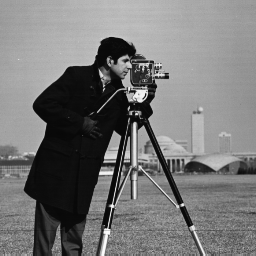
#> input picture trabalhos/Imagens/Fig0222(b)(cameraman).tif, 256 x 256 px, found by its file name
$ python grafico_histograma.py
#> lines starting #> are read from the running program, lines starting #| are printed output that depends on the picture
import cv2
import matplotlib.pyplot as plt

# Leitura das imagens em escala de cinza
img = cv2.imread('Fig0222(b)(cameraman).tif', cv2.IMREAD_GRAYSCALE)
#> img is the input picture: shape (256, 256); min 7, max 253, mean 118.7
img2 = cv2.imread('pratica_2_1_2.png', cv2.IMREAD_GRAYSCALE)
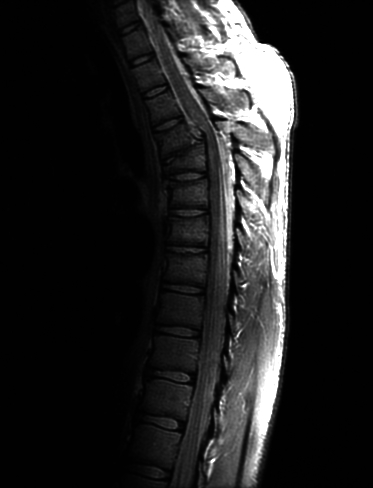
#> input picture trabalhos/lista01/pratica_2_1_2.png, 373 x 488 px
#> img2 is the input picture: shape (488, 373); min 0, max 255, mean 32.6

def plot_histograma(imagem, titulo):
    # Calcula o histograma manualmente
#> called with titulo = 'Histograma - Cameraman'
    histograma = {}
    m, n = imagem.shape
#> m = 256; n = 256
    for i in range(m):
        for j in range(n):
            intensidade = imagem[i, j]
            histograma[intensidade] = histograma.get(intensidade, 0) + 1
#> after the loop, histograma = 247 items

    valores_intensidade = list(histograma.keys())
#> valores_intensidade = 247 values, max 253 at index 246, min 7 at index 237, mean 130
    frequencias = list(histograma.values())
#> frequencias = 247 values, max 1685 at index 58, min 1 at index 246, mean 265.3

    # Plota o histograma
    plt.bar(valores_intensidade, frequencias, width=1.0)
    plt.title(titulo)
    plt.xlabel("Intensidade")
    plt.ylabel("Frequência")

# Cria uma figura com 2 subplots para exibir os histogramas lado a lado
plt.figure(figsize=(12, 5))

plt.subplot(1, 2, 1)
plot_histograma(img, "Histograma - Cameraman")

plt.subplot(1, 2, 2)
plot_histograma(img2, "Histograma - Prática 2.1.2")

plt.tight_layout()
plt.show()
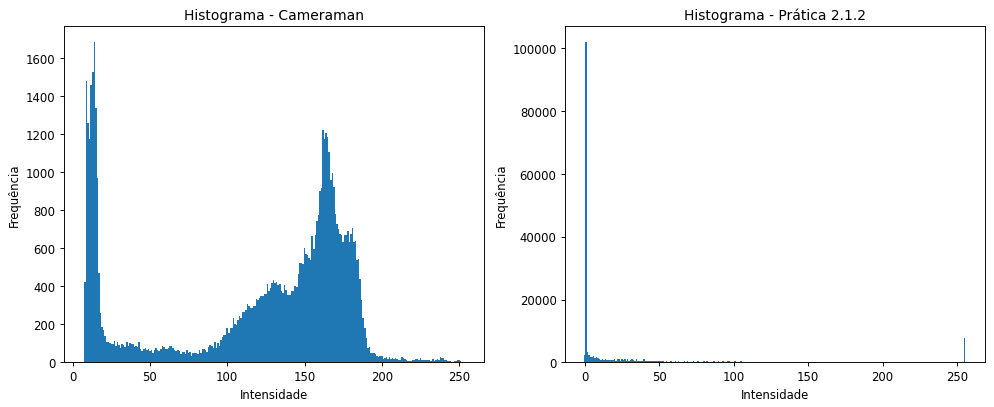
#> figure drawn by matplotlib, 2 panels; panel 1: tallest bar 1685 high, from x = 13.5 to 14.5; panel 2: tallest bar 102029 high, from x = 0.5 to 1.5
